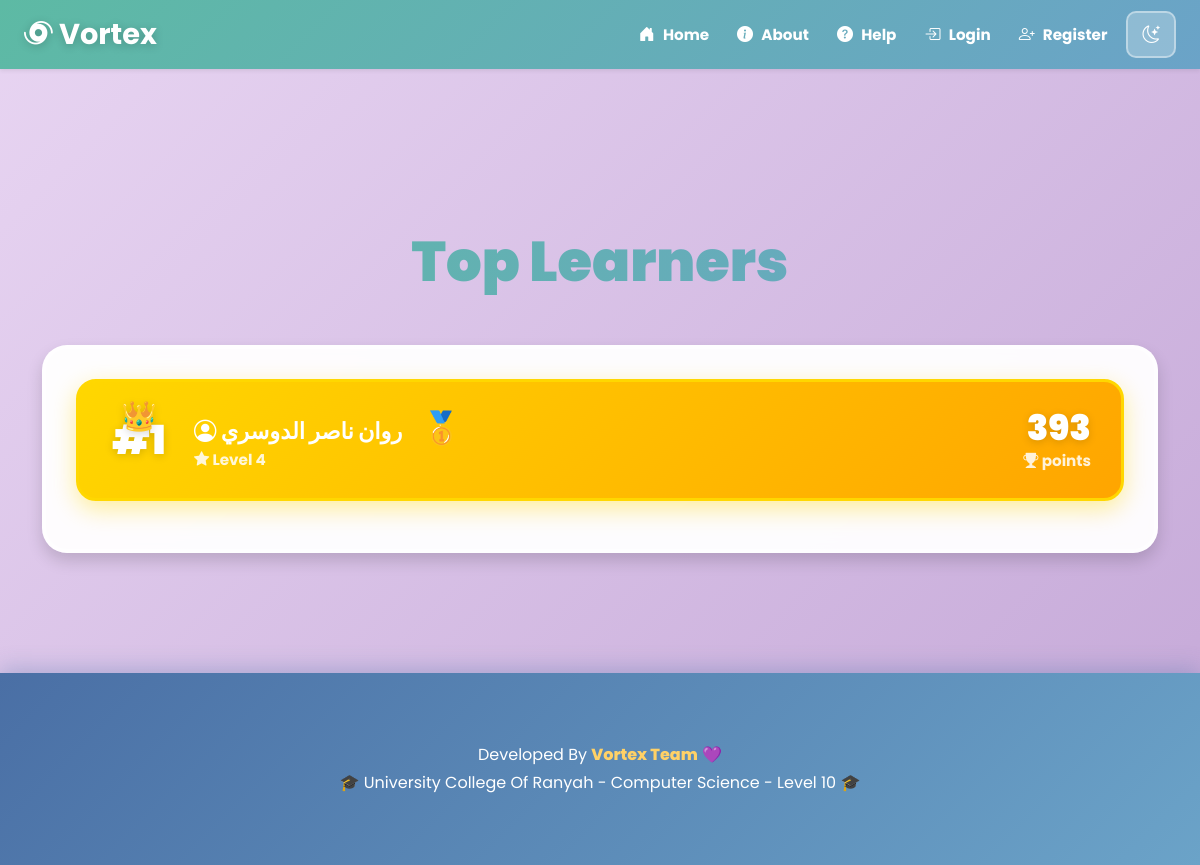
The page /leaderboard on the database as committed earlier.
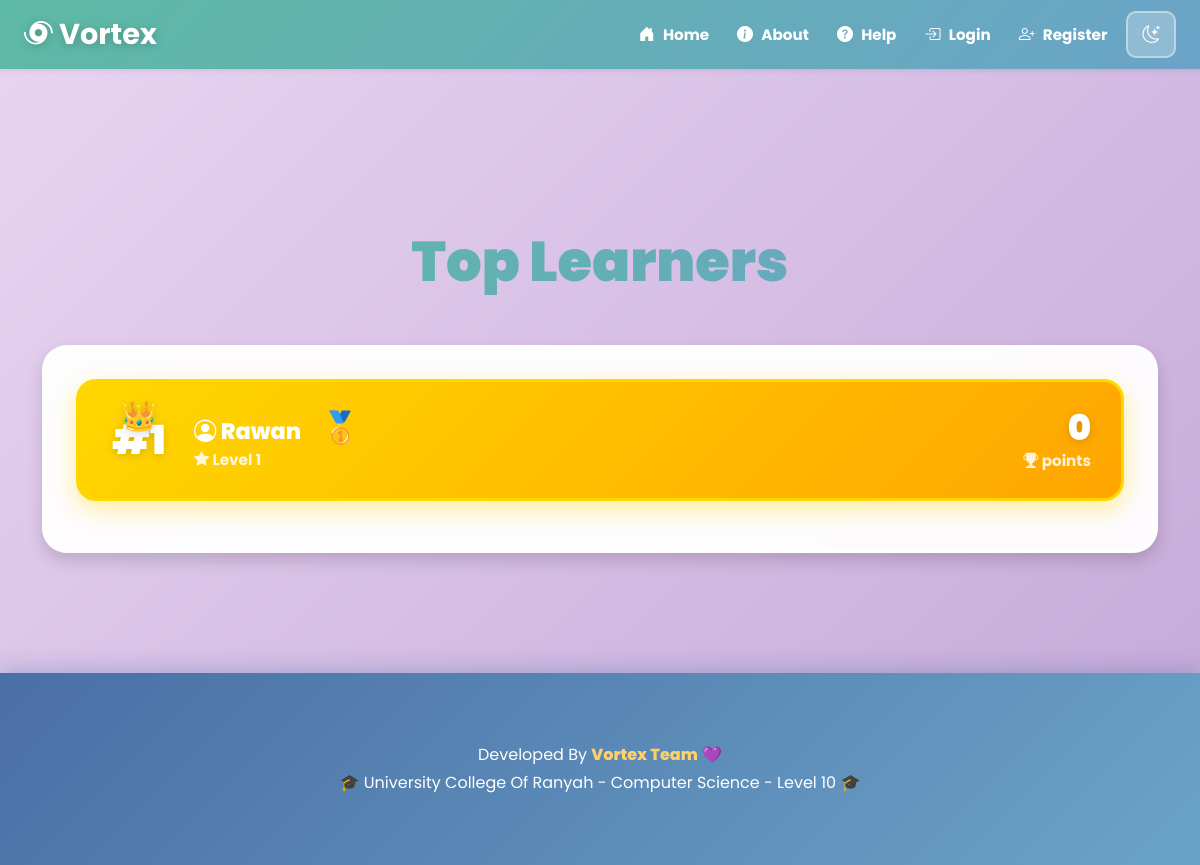
The same page on the database as committed later.
### models.py (models this page shows, shortened)
class User(UserMixin, db.Model):
    __tablename__ = 'user'
    id = db.Column(db.Integer, primary_key=True)
    username = db.Column(db.String(80), unique=True, nullable=False, index=True)
    email = db.Column(db.String(120), unique=True, nullable=False, index=True)
    password = db.Column(db.String(200), nullable=False)
    score = db.Column(db.Integer, default=0, index=True)
    level = db.Column(db.Integer, default=1)
    created_at = db.Column(db.DateTime, default=datetime.utcnow, index=True)
    uploads = db.relationship('Upload', backref='user', lazy='dynamic', cascade='all, delete-orphan')
    quiz_results = db.relationship('QuizResult', backref='user', lazy='dynamic', cascade='all, delete-orphan')
    battle_participations = db.relationship('BattleParticipant', backref='user', lazy='dynamic', cascade='all, delete-orphan')
    reviews = db.relationship('Review', backref='user', lazy='dynamic', cascade='all, delete-orphan')
    puzzle_games = db.relationship('PuzzleGame', backref='user', lazy='dynamic', cascade='all, delete-orphan')
    subjects = db.relationship('Subject', backref='user', lazy='dynamic', cascade='all, delete-orphan')

### app.py (the view)
@app.route('/leaderboard')
def leaderboard():
    top_users = User.query.order_by(User.score.desc()).limit(10).all()
    return render_template('leaderboard.html', users=top_users)

### templates/leaderboard.html (shortened to what this page needs)
<!DOCTYPE html>
<html lang="en">
<head>
    <link href="https://cdn.jsdelivr.net/npm/bootstrap@5.3.2/dist/css/bootstrap.min.css" rel="stylesheet">
    <link href="https://cdn.jsdelivr.net/npm/bootstrap-icons/font/bootstrap-icons.css" rel="stylesheet">
</head>
<body class="light-mode">
{% include 'navbar.html' %}
<div class="container mt-5">
    <h1>Top Learners</h1>
    <div class="card shadow">
        {% if users %}
            {% for user in users %}
            <div class="leaderboard-item {{ 'rank-' + loop.index|string if loop.index <= 3 else 'rank-regular' }}">
                <div class="d-flex justify-content-between align-items-center flex-wrap">
                    <div class="d-flex align-items-center mb-2 mb-md-0">
                        <div class="rank-number position-relative">
                            #{{ loop.index }}
                        </div>
                        <div class="user-info">
                            <h5 class="mb-0">
                                <i class="bi bi-person-circle"></i>
                                {{ user.username }}
                                {% if loop.index == 1 %}
                                    <span class="medal-icon">🥇</span>
                                {% elif loop.index == 2 %}
                                    <span class="medal-icon">🥈</span>
                                {% elif loop.index == 3 %}
                                    <span class="medal-icon">🥉</span>
                                {% endif %}
                            </h5>
                            <small>
                                <i class="bi bi-star-fill"></i>
                                Level {{ user.level }}
                            </small>
                        </div>
                    </div>
                    <div class="score-display">
                        <h4 class="mb-0">{{ user.score }}</h4>
                        <small>
                            <i class="bi bi-trophy-fill"></i>
                            points
                        </small>
                    </div>
                </div>
            </div>
            {% endfor %}
        {% else %}
            <div class="empty-state">
                <i class="bi bi-trophy"></i>
                <p>No users yet. Be the first to join the leaderboard!</p>
            </div>
        {% endif %}
    </div>
</div>
<footer>
    <div class="container text-center">
        <p class="mb-1">Developed By <strong>Vortex Team</strong> 💜</p>
        <p class="mb-0">🎓 University College Of Ranyah - Computer Science - Level 10 🎓</p>
    </div>
</footer>
</body>
</html>

### templates/navbar.html (shortened to what this page needs)
<nav class="navbar navbar-expand-lg px-4 shadow-sm">
    <a class="navbar-brand fw-bold" href="{{ url_for('home') }}">
        <i class="bi bi-hurricane"></i> Vortex
    </a>
    <div class="collapse navbar-collapse" id="navbarMenu">
        <ul class="navbar-nav ms-auto align-items-center">
            <li class="nav-item">
                <a class="nav-link" href="{{ url_for('home') }}">
                    <i class="bi bi-house-door-fill"></i> Home
                </a>
            </li>
            <li class="nav-item">
                <a class="nav-link" href="{{ url_for('about') }}">
                    <i class="bi bi-info-circle-fill"></i> About
                </a>
            </li>
            <li class="nav-item">
                <a class="nav-link" href="{{ url_for('help_page') }}">
                    <i class="bi bi-question-circle-fill"></i> Help
                </a>
            </li>
            {% if current_user.is_authenticated %}
            <li class="nav-item dropdown">
                <a class="nav-link dropdown-toggle user-dropdown" href="#" id="userDropdown"
                   role="button" data-bs-toggle="dropdown" aria-expanded="false">
                    <i class="bi bi-person-circle"></i> {{ current_user.username }}
                </a>
                <ul class="dropdown-menu dropdown-menu-end" aria-labelledby="userDropdown">
                    <li>
                        <a class="dropdown-item" href="{{ url_for('dashboard') }}">
                            <i class="bi bi-speedometer2"></i> Dashboard
                        </a>
                    </li>
                    <li>
                        <a class="dropdown-item" href="{{ url_for('analytics') }}">
                            <i class="bi bi-graph-up-arrow"></i> Analytics
                        </a>
                    </li>
                    <li><hr class="dropdown-divider"></li>
                    <li>
                        <a class="dropdown-item text-danger" href="{{ url_for('logout') }}">
                            <i class="bi bi-box-arrow-right"></i> Logout
                        </a>
                    </li>
                </ul>
            </li>
            {% else %}
            <li class="nav-item">
                <a class="nav-link" href="{{ url_for('login') }}">
                    <i class="bi bi-box-arrow-in-right"></i> Login
                </a>
            </li>
            <li class="nav-item">
                <a class="nav-link" href="{{ url_for('register') }}">
                    <i class="bi bi-person-plus"></i> Register
                </a>
            </li>
            {% endif %}
            <li class="nav-item">
                <button id="toggle-mode" class="btn btn-mode">
                    <i class="bi bi-moon-stars"></i>
                </button>
            </li>
        </ul>
    </div>
</nav>

### templates/leaderboard.html (style rules this page uses)
:root { --bg-lavender: #E8D5F2; --bg-purple: #C4A7D7; --teal: #5DBAA4; --teal-light: #7DD3BD; --yellow: #FFD166; --gold: #FFD700; --silver: #C0C0C0; --bronze: #CD7F32; --pink: #FFB3BA; --blue: #6BA3C8; --navy: #4A6FA5; --text: #2C2C54; }
* { font-family: 'Poppins', 'Cairo', sans-serif; }
body.light-mode { background: linear-gradient(135deg, var(--bg-lavender) 0%, var(--bg-purple) 100%); color: var(--text); min-height: 100vh; }
.container { padding-top: 40px; padding-bottom: 40px; }
h1 { font-size: 3.5rem; font-weight: 900; text-align: center; margin-bottom: 50px; background: linear-gradient(90deg, var(--teal), var(--blue)); -webkit-background-clip: text; -webkit-text-fill-color: transparent; position: relative; padding-top: 60px; }
h1::before { content: '🏆'; position: absolute; top: 0; left: 50%; transform: translateX(-50%); font-size: 4rem; animation: trophy-shake 2s ease-in-out infinite; }
.card { background: rgba(255, 255, 255, 0.95); backdrop-filter: blur(10px); border-radius: 25px; border: 4px solid rgba(255, 255, 255, 0.6); box-shadow: 0 10px 35px rgba(108, 91, 123, 0.2); padding: 30px; }
.leaderboard-item { padding: 25px 30px; border-radius: 20px; margin-bottom: 18px; transition: all 0.3s ease; position: relative; overflow: hidden; border: 3px solid transparent; }
.leaderboard-item::before { content: ''; position: absolute; top: 0; left: 0; width: 100%; height: 100%; background: radial-gradient(circle at top left, rgba(255,255,255,0.2), transparent); opacity: 0; transition: opacity 0.3s ease; }
.rank-1 { background: linear-gradient(135deg, #FFD700, #FFA500); color: white; border-color: #FFD700; box-shadow: 0 8px 25px rgba(255, 215, 0, 0.4); animation: pulse-gold 2s ease-in-out infinite; }
.rank-number { font-size: 2.5rem; font-weight: 900; margin-right: 25px; min-width: 60px; text-align: center; text-shadow: 0 2px 8px rgba(0,0,0,0.15); }
.rank-1 .rank-number::after { content: '👑'; position: absolute; top: -15px; left: 50%; transform: translateX(-50%); font-size: 1.8rem; }
.user-info h5 { font-weight: 800; font-size: 1.4rem; margin-bottom: 5px; }
.user-info small { font-weight: 700; opacity: 0.85; font-size: 0.95rem; }
.score-display { text-align: right; }
.score-display h4 { font-size: 2.2rem; font-weight: 900; margin-bottom: 5px; text-shadow: 0 2px 8px rgba(0,0,0,0.15); }
.score-display small { font-weight: 700; opacity: 0.85; font-size: 0.95rem; }
footer { background: linear-gradient(135deg, var(--navy), var(--blue)); color: white; padding: 30px 0; margin-top: 80px; text-align: center; box-shadow: 0 -5px 20px rgba(74, 111, 165, 0.3); }
footer strong { color: var(--yellow); font-weight: 800; }
.medal-icon { font-size: 2rem; margin-left: 15px; }

### templates/navbar.html (style rules this page uses)
.navbar { background: linear-gradient(135deg, #5DBAA4, #6BA3C8); transition: all 0.5s ease; box-shadow: 0 4px 20px rgba(93, 186, 164, 0.3); backdrop-filter: blur(10px); position: fixed !important; top: 0; left: 0; right: 0; z-index: 1050; }
body { padding-top: 80px; }
.navbar-brand { color: white !important; font-size: 1.8rem; font-weight: 900; text-shadow: 0 2px 10px rgba(0,0,0,0.2); transition: transform 0.3s ease; }
.navbar-brand i { animation: spin 3s linear infinite; }
.navbar-nav { gap: 0 !important; }
.nav-link { color: white !important; font-weight: 700; transition: all 0.3s ease; padding: 8px 12px !important; margin: 0 2px; border-radius: 10px; font-size: 0.95rem; }
.nav-link i { margin-right: 5px; font-size: 1rem; }
.btn-mode { background: rgba(255,255,255,0.25); border: 2px solid rgba(255,255,255,0.4); color: white; border-radius: 10px; padding: 8px 14px; transition: all 0.3s ease; font-size: 1.1rem; margin-left: 5px; }

Rows that differ between the two databases and show on the page:
removed User: username "روان ناصر الدوسري", level "4", score "393"
added User: username "Rawan", level "1", score "0"
